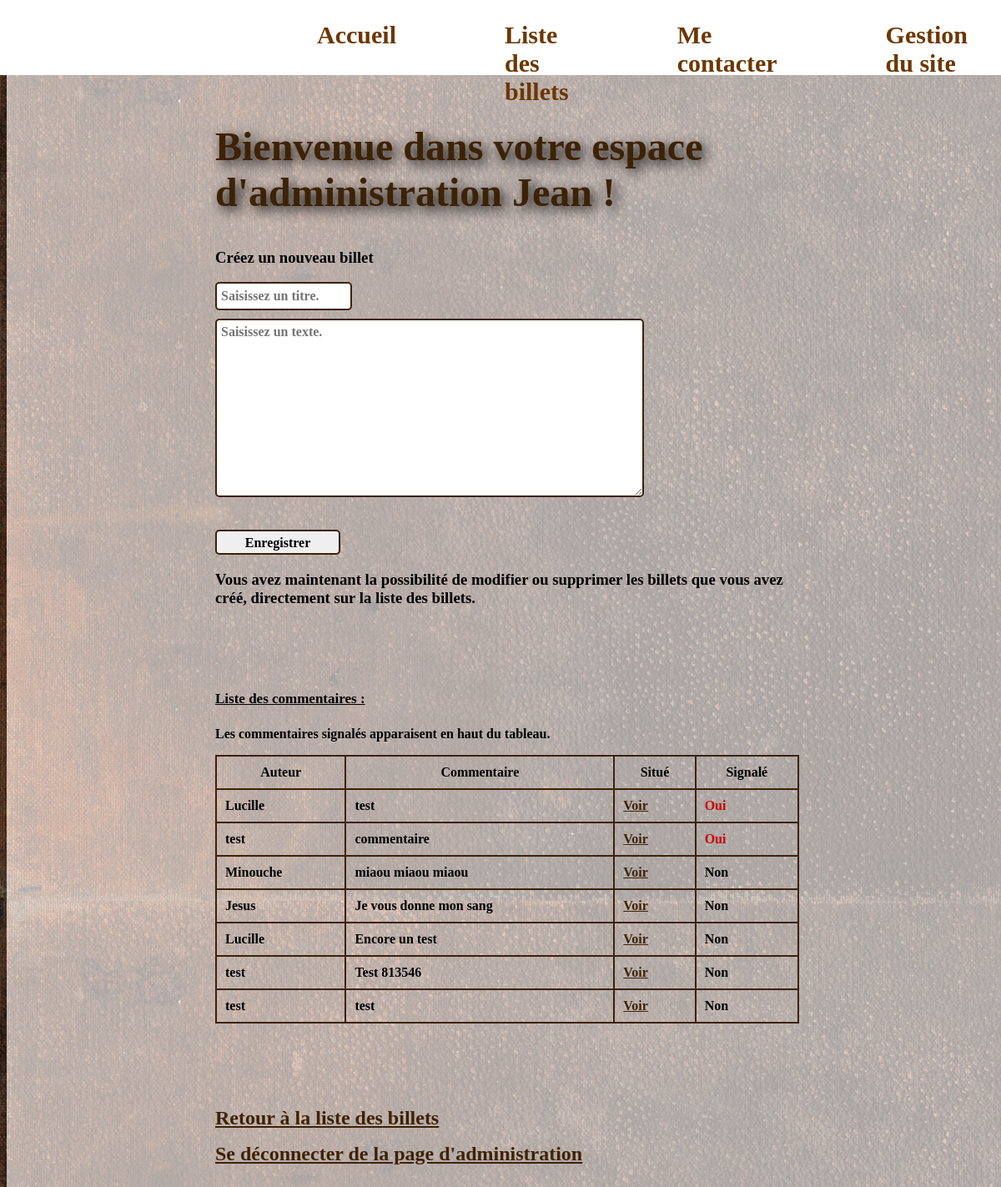
The page /index.php?action=displayPostForm (signed in) on the database as committed earlier.
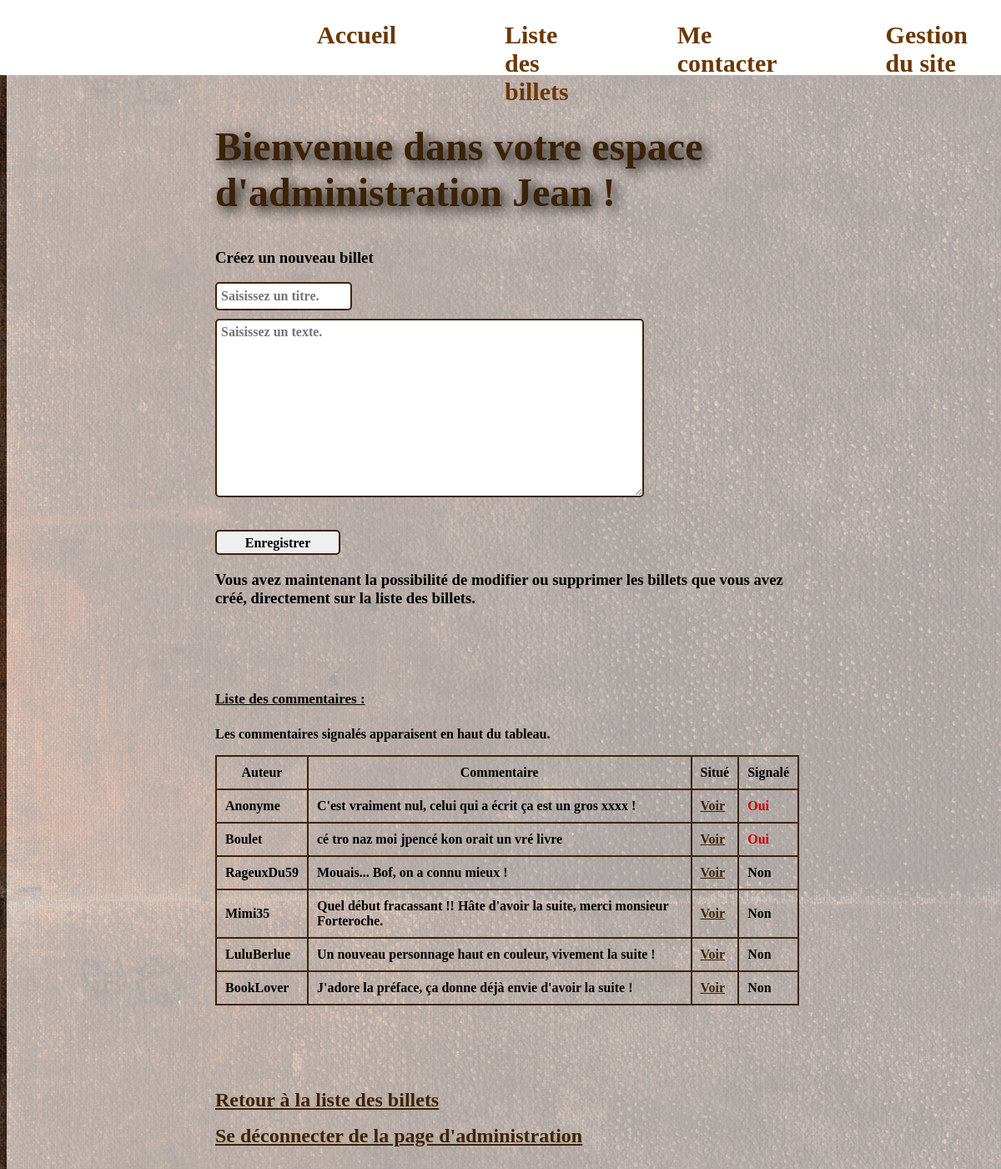
The same page on the database as committed later.
### tables this page shows
CREATE TABLE IF NOT EXISTS `comments` (
  `id` int(11) NOT NULL AUTO_INCREMENT,
  `post_id` int(11) NOT NULL,
  `author` varchar(255) NOT NULL,
  `comment` text NOT NULL,
  `comment_date` datetime NOT NULL,
  `report` tinyint(1) NOT NULL DEFAULT '0',
  PRIMARY KEY (`id`)
);

### controller/backend.php (called while the page is built, shortened)
<?php
require_once('model/CommentManager.php');
function retrieveComments() {
    $commentManager = new CommentManager();
    $comments = $commentManager->getAllComments();
    return $comments;
}
function createPostForm()
{
    $action = 'createPost';
    $postTitle = '';
    $comments = retrieveComments();
    require('view/backend/postFormView.php');
}

### model/CommentManager.php (called while the page is built, shortened)
<?php
class CommentManager extends Manager
{
    public function getAllComments() {
        $db = $this->dbConnect();
        $comments = $db->prepare('SELECT * FROM comments ORDER BY report DESC');
        $comments->execute(array());
        return $comments;
    }
}

### view/backend/postFormView.php (the view, shortened to what this page needs)
<h2>Bienvenue dans votre espace d'administration Jean !</h2>
<h3>Créez un nouveau billet</h3>
<form action="index.php?action=<?= $action ?>" method="post">
    <input type="text" name="title" placeholder="Saisissez un titre." value="<?= htmlspecialchars($postTitle) ?>" />
    <textarea name="content" placeholder="Saisissez un texte."><?= htmlspecialchars($postContent) ?></textarea>
    <input class="submit" type="submit" value="Enregistrer" />
</form>
<h3>Vous avez maintenant la possibilité de modifier ou supprimer les billets que vous avez créé, directement sur la liste des billets.</h3>
<div id="tableau">
    <h4>Liste des commentaires :</h4>
    <p>Les commentaires signalés apparaisent en haut du tableau.</p>
    <table>
        <thead>
            <tr>
                <th>Auteur</th>
                <th>Commentaire</th>
                <th>Situé</th>
                <th>Signalé</th>
            </tr>
        </thead>
        <?php while ($comment = $comments->fetch()) { ?>
            <tbody>
                <tr>
                    <td><?= htmlspecialchars($comment['author']) ?></td>
                    <td><?= htmlspecialchars($comment['comment']) ?></td>
                    <td><a href="index.php?action=postView&id= <?= $comment['post_id'] ?>">Voir</a></td>
                    <?php if ($comment['report'] == 1) { ?>
                        <td class="report"> Oui</td>
                    <?php } else { ?>
                        <td> Non </td>
                    <?php } ?>
                </tr>
            </tbody>
        <?php  } ?>
    </table>
</div>
<div id="lien_admin">
    <p><a href="index.php?action=listPosts">Retour à la liste des billets</a></p>
    <p><a href="index.php?action=disconnect">Se déconnecter de la page d'administration</a></p>
</div>
<?php require('template.php'); ?>

Rows that differ between the two databases and show on the page:
removed comments: author "Lucille", comment "test", report "Oui"
removed comments: author "test", comment "commentaire", report "Oui"
removed comments: author "Minouche", comment "miaou miaou miaou", report "Non"
removed comments: author "Jesus", comment "Je vous donne mon sang", report "Non"
removed comments: author "Lucille", comment "Encore un test", report "Non"
removed comments: author "test", comment "Test 813546", report "Non"
removed comments: author "test", comment "test", report "Non"
added comments: author "Anonyme", comment "C'est vraiment nul, celui qui a écrit ça est un gros xxxx !", report "Oui"
added comments: author "Boulet", comment "cé tro naz moi jpencé kon orait un vré livre", report "Oui"
added comments: author "RageuxDu59", comment "Mouais... Bof, on a connu mieux !", report "Non"
added comments: author "Mimi35", comment "Quel début fracassant !! Hâte d'avoir la suite, merci monsieur Forteroche.", report "Non"
added comments: author "LuluBerlue", comment "Un nouveau personnage haut en couleur, vivement la suite !", report "Non"
added comments: author "BookLover", comment "J'adore la préface, ça donne déjà envie d'avoir la suite !", report "Non"
